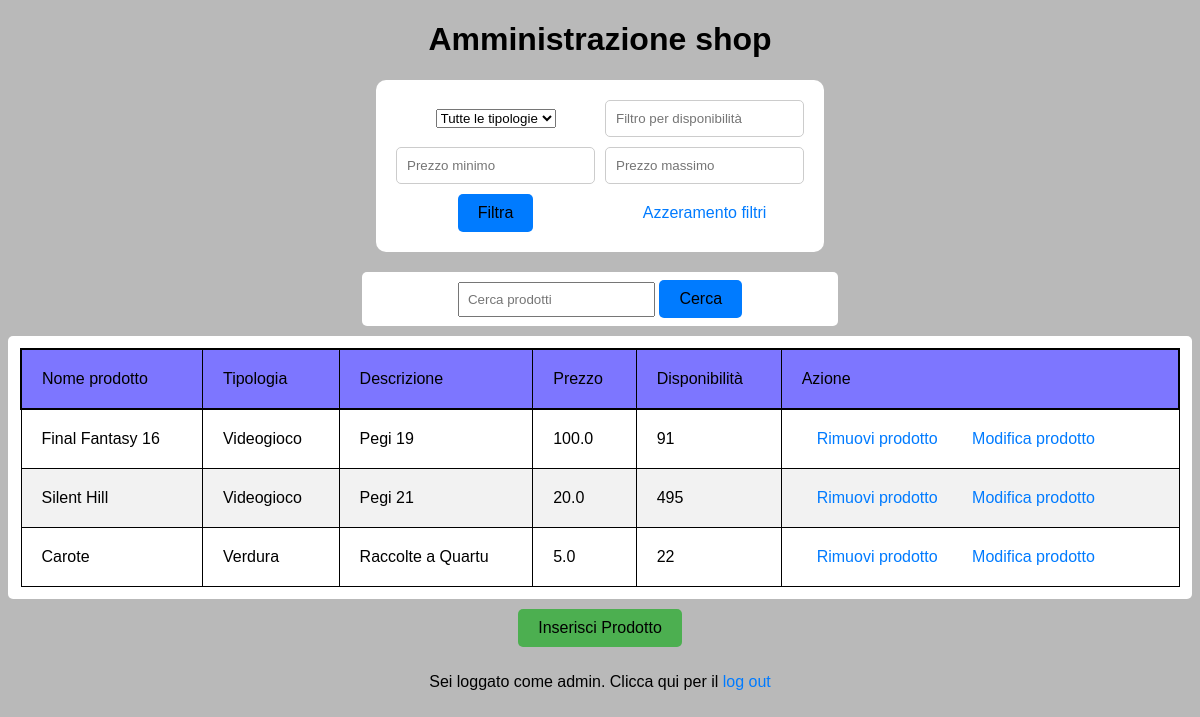
Page /vetrinaAmministratore/ (signed in) on the committed database.
### utente/models.py (models this page shows, shortened)
class Prodotto(models.Model):
    pezzi_venduti = models.PositiveIntegerField(default=0)
    disponibilita = models.PositiveIntegerField(default=100)
    nome = models.CharField(max_length=30, unique=True)
    codice_seriale = models.IntegerField(unique=True, default=0, primary_key=True)
    tipologia = models.CharField(max_length=30)
    descrizione = models.TextField(default="")
    prezzo = models.FloatField(default=0.0)
    vetrina = models.ForeignKey(Vetrina, on_delete=models.PROTECT, null=True, default="Vetrina")
    resoconto_vendite = models.ForeignKey(ResocontoVendite, on_delete=models.PROTECT, null=True, default="Resoconto")
    class Meta:
        verbose_name_plural = "Prodotti"

class Utente(AbstractUser):
    email = models.EmailField(max_length=30, unique=True)
    class Meta:
        verbose_name_plural = "Utenti"

### vetrine/views.py (the view)
# urls.py: path('vetrinaAmministratore/', vetrine.views.vetrina_amministratore_view, name='vetrinaAmministratore'),
@login_required
@user_passes_test(lambda u: u.is_superuser)
def vetrina_amministratore_view(request):
    context = carica_vetrina(request, get_object_or_404(VetrinaAmministratore).vetrina)
    return render(request, "vetrine/vetrinaAmministratore.html", context=context)

### vetrine/models.py (called while the page is built)
    @staticmethod
    def aggiungi_filtro(request, elenco_prodotti):
        tipologia = request.GET.get('tipologia')
        disponibilita = request.GET.get('disponibilita')
        prezzo_min = request.GET.get('prezzo_min')
        prezzo_max = request.GET.get('prezzo_max')
        if tipologia:
            elenco_prodotti = elenco_prodotti.filter(tipologia=tipologia)
        if disponibilita:
            elenco_prodotti = elenco_prodotti.filter(disponibilita=disponibilita)
        if prezzo_min:
            elenco_prodotti = elenco_prodotti.filter(prezzo__gte=prezzo_min)  # maggiore o uguale
        if prezzo_max:
            elenco_prodotti = elenco_prodotti.filter(prezzo__lte=prezzo_max)  # minore o uguale
        return tipologia, elenco_prodotti

    @staticmethod
    def ricerca_prodotto(request, elenco_prodotti):
        search_query = request.GET.get('search_query')
        if search_query:
            elenco_prodotti = elenco_prodotti.filter(
                Q(nome__icontains=search_query) | Q(descrizione__icontains=search_query))
        return elenco_prodotti

    @staticmethod
    def azzera_filtri(request, elenco_prodotti):
        reset_filters = request.GET.get('reset_filters')
        if reset_filters:
            elenco_prodotti = get_object_or_404(Vetrina).prodotto_set.all()
        return elenco_prodotti

### vetrine/views.py (called while the page is built)
def carica_vetrina(request, tipo_vetrina):
    elenco_prodotti = tipo_vetrina.prodotto_set.all()
    elenco_tipologie = elenco_prodotti.values('tipologia').distinct()
    message = 'Nessun prodotto attualmente in vendita :('
    if not request.user.is_superuser:
        elenco_prodotti = tipo_vetrina.prodotto_set.exclude(disponibilita=0)
    tipologia, elenco_prodotti = tipo_vetrina.aggiungi_filtro(request, elenco_prodotti)
    elenco_prodotti = tipo_vetrina.ricerca_prodotto(request, elenco_prodotti)
    elenco_prodotti = tipo_vetrina.azzera_filtri(request, elenco_prodotti)
    context = {
        'elenco_prodotti': elenco_prodotti,
        'elenco_tipologie': elenco_tipologie,
        'tipologia_filtrata': tipologia,
        'error_message': message
    }
    return context

### templates/vetrine/vetrinaAmministratore.html (shortened to what this page needs)
{% extends 'base.html' %}
{% load static %}
    {% block content %}
    <h1>Amministrazione shop</h1>
    <div class="centerFiltri">
        <form class="filtri" method="GET">
            <select name="tipologia">
                <option value="" selected>Tutte le tipologie</option>
            </select>
            <input type="number" name="disponibilita" placeholder="Filtro per disponibilità" value="{{ request.GET.disponibilita }}">
            <input type="number" name="prezzo_min" placeholder="Prezzo minimo" value="{{ request.GET.prezzo_min }}">
            <input type="number" name="prezzo_max" placeholder="Prezzo massimo" value="{{ request.GET.prezzo_max }}">
            <button type="submit">Filtra</button>
            <a href="?reset_filters=true">Azzeramento filtri</a>
          </form>
    </div>
    <div class="centerSearch">
        <form class="formSearch" method="GET">
            <input type="text" name="search_query" placeholder="Cerca prodotti" value="{{ request.GET.search_query }}">
            <button type="submit">Cerca</button>
        </form>
    </div>
    <div class="centerTable">
        <table>
              <thead>
                 <tr>
                  <td>Nome prodotto</td>
                  <td>Tipologia</td>
                  <td>Descrizione</td>
                  <td>Prezzo</td>
                  <td>Disponibilità</td>
                  <td>Azione</td>
                </tr>
              </thead>
              <tbody>
                {% for item in elenco_prodotti %}
                    <tr>
                      <td>{{ item.nome }}</td>
                      <td>{{ item.tipologia }}</td>
                      <td>{{ item.descrizione }}</td>
                      <td>{{ item.prezzo }}</td>
                      <td>{{ item.disponibilita }}</td>
                      <td>
                          <div>
                            <a href="{% url 'rimuovi_prodotto' item.codice_seriale %}">Rimuovi prodotto</a>
                            <a href="{% url 'modifica_prodotto' item.codice_seriale %}">Modifica prodotto</a>
                          </div>
                      </td>
                    </tr>
                {% endfor %}
              </tbody>
          </table>
    </div>
            <form class="formAggiungi" action="{% url 'nuovo_prodotto' %}" method="post">
                <button type="submit">Inserisci Prodotto</button>
            </form>
    {% endblock content %}

### templates/base.html (shortened to what this page needs)
{% load static %}
<!DOCTYPE html>
<html lang="en">
<head>
        <link rel="stylesheet" type="text/css" href="{% static '/css/vetrinaAdmin.css' %}">
        <link rel="stylesheet" type="text/css" href="{% static '/css/vetrinaUtente.css' %}">
</head>
<body>
      {% block content %}{% endblock content %}
      {% if user.is_authenticated %}
            <p>Sei loggato come {{ request.user }}. Clicca qui per il <a href="{% url 'logout' %}">log out</a></p>
        {% endif %}
</body>
</html>

### vetrine/static/css/vetrinaAdmin.css (style rules this page uses)
body { background-color: #b9b9b9; font-family: Arial, sans-serif; text-align: center; }
a { color: #007bff; text-decoration: none; }
.centerFiltri { display: flex; justify-content: center; }
.centerSearch { display: flex; justify-content: center; }
.formSearch { background-color: white; padding: 8px 96px; border-radius: 5px; }
.formSearch input { padding: 8px; }
.filtri { display: grid; grid-template-columns: repeat(2, 1fr); grid-gap: 10px; background-color: #ffffff; border-radius: 10px; padding: 20px; margin-bottom: 20px; align-items: center; max-width: 450px; justify-items: center; }
.filtri input { padding: 10px; border: 1px solid #ccc; border-radius: 5px; }
.centerTable { padding: 12px; background-color: white; border-radius: 5px; margin-top: 10px; }
table { border-collapse: collapse; width: 100%; }
thead { background-color: #7d76ff; color: black; border: 2px solid black; }
th, td { text-align: left; padding: 20px; border: 1px solid black; border-radius: 2px; }
td>div>a { margin: 15px; }
tr:nth-child(even) { background-color: #f2f2f2; }
.formAggiungi { display: flex; justify-content: center; padding: 10px; }
button { padding: 10px 20px; border: none; cursor: pointer; font-size: 16px; border-radius: 5px; }
.formAggiungi button[type="submit"] { background-color: #4CAF50; color: black; border-radius: 5px; }
.filtri button[type="submit"], .formSearch button[type="submit"] { background-color: #007bff; color: black; border-radius: 5px; }

### rows in the picture
Prodotto: nome "Final Fantasy 16", tipologia "Videogioco", descrizione "Pegi 19", prezzo "100.0", disponibilita "91"
Prodotto: nome "Silent Hill", tipologia "Videogioco", descrizione "Pegi 21", prezzo "20.0", disponibilita "495"
Prodotto: nome "Carote", tipologia "Verdura", descrizione "Raccolte a Quartu", prezzo "5.0", disponibilita "22"
Utente: user "admin"
